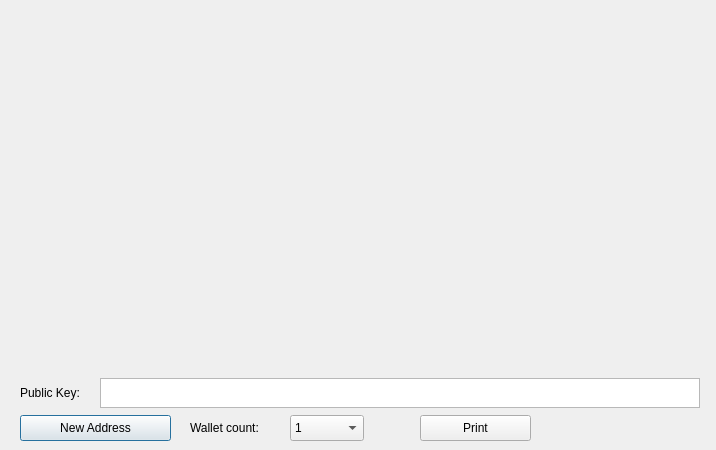
<?xml version="1.0" encoding="UTF-8"?>
<ui version="4.0">
 <class>PaperWalletDialog</class>
 <widget class="QDialog" name="PaperWalletDialog">
  <property name="geometry">
   <rect>
    <x>0</x>
    <y>0</y>
    <width>716</width>
    <height>450</height>
   </rect>
  </property>
  <property name="windowTitle">
   <string>Print Your Paper Wallets</string>
  </property>
  <widget class="QLabel" name="privateKeyQRCode">
   <property name="geometry">
    <rect>
     <x>524</x>
     <y>159</y>
     <width>149</width>
     <height>149</height>
    </rect>
   </property>
   <property name="text">
    <string/>
   </property>
   <property name="scaledContents">
    <bool>true</bool>
   </property>
  </widget>
  <widget class="QLabel" name="addressQRCode">
   <property name="geometry">
    <rect>
     <x>47</x>
     <y>86</y>
     <width>120</width>
     <height>120</height>
    </rect>
   </property>
   <property name="text">
    <string/>
   </property>
   <property name="scaledContents">
    <bool>true</bool>
   </property>
  </widget>
  <widget class="QPushButton" name="getNewAddress">
   <property name="geometry">
    <rect>
     <x>20</x>
     <y>415</y>
     <width>151</width>
     <height>26</height>
    </rect>
   </property>
   <property name="text">
    <string>New Address</string>
   </property>
   <property name="icon">
    <iconset resource="../bitcoin.qrc">
     <normaloff>:/icons/add</normaloff>:/icons/add</iconset>
   </property>
  </widget>
  <widget class="QLabel" name="paperTemplate">
   <property name="geometry">
    <rect>
     <x>20</x>
     <y>10</y>
     <width>675</width>
     <height>362</height>
    </rect>
   </property>
   <property name="text">
    <string notr="true"/>
   </property>
   <property name="pixmap">
    <pixmap resource="../bitcoin.qrc">:/icons/paper_wallet</pixmap>
   </property>
  </widget>
  <widget class="VerticalLabel" name="addressText">
   <property name="geometry">
    <rect>
     <x>212</x>
     <y>20</y>
     <width>31</width>
     <height>341</height>
    </rect>
   </property>
   <property name="font">
    <font>
     <family>Monospace</family>
     <pointsize>12</pointsize>
     <weight>75</weight>
     <italic>false</italic>
     <bold>true</bold>
    </font>
   </property>
   <property name="text">
    <string/>
   </property>
   <property name="alignment">
    <set>Qt::AlignCenter</set>
   </property>
   <property name="textInteractionFlags">
    <set>Qt::TextSelectableByKeyboard|Qt::TextSelectableByMouse</set>
   </property>
  </widget>
  <widget class="VerticalLabel" name="privateKeyText">
   <property name="geometry">
    <rect>
     <x>500</x>
     <y>10</y>
     <width>31</width>
     <height>361</height>
    </rect>
   </property>
   <property name="font">
    <font>
     <family>Monospace</family>
     <pointsize>8</pointsize>
     <weight>50</weight>
     <italic>false</italic>
     <bold>false</bold>
    </font>
   </property>
   <property name="text">
    <string/>
   </property>
   <property name="scaledContents">
    <bool>true</bool>
   </property>
   <property name="alignment">
    <set>Qt::AlignCenter</set>
   </property>
   <property name="textInteractionFlags">
    <set>Qt::TextSelectableByKeyboard|Qt::TextSelectableByMouse</set>
   </property>
  </widget>
  <widget class="QPushButton" name="printButton">
   <property name="geometry">
    <rect>
     <x>420</x>
     <y>415</y>
     <width>111</width>
     <height>26</height>
    </rect>
   </property>
   <property name="text">
    <string>Print</string>
   </property>
   <property name="icon">
    <iconset resource="../bitcoin.qrc">
     <normaloff>:/icons/receiving_addresses</normaloff>:/icons/receiving_addresses</iconset>
   </property>
  </widget>
  <widget class="QDialogButtonBox" name="buttonBox">
   <property name="geometry">
    <rect>
     <x>610</x>
     <y>415</y>
     <width>81</width>
     <height>26</height>
    </rect>
   </property>
   <property name="standardButtons">
    <set>QDialogButtonBox::NoButton</set>
   </property>
   <property name="centerButtons">
    <bool>true</bool>
   </property>
  </widget>
  <widget class="QLabel" name="label">
   <property name="geometry">
    <rect>
     <x>190</x>
     <y>415</y>
     <width>91</width>
     <height>26</height>
    </rect>
   </property>
   <property name="text">
    <string>Wallet count:</string>
   </property>
  </widget>
  <widget class="QComboBox" name="walletCount">
   <property name="geometry">
    <rect>
     <x>290</x>
     <y>415</y>
     <width>74</width>
     <height>26</height>
    </rect>
   </property>
   <property name="editable">
    <bool>false</bool>
   </property>
   <item>
    <property name="text">
     <string>1</string>
    </property>
   </item>
   <item>
    <property name="text">
     <string>2</string>
    </property>
   </item>
   <item>
    <property name="text">
     <string>3</string>
    </property>
   </item>
   <item>
    <property name="text">
     <string>4</string>
    </property>
   </item>
   <item>
    <property name="text">
     <string>5</string>
    </property>
   </item>
   <item>
    <property name="text">
     <string>6</string>
    </property>
   </item>
   <item>
    <property name="text">
     <string>7</string>
    </property>
   </item>
   <item>
    <property name="text">
     <string>8</string>
    </property>
   </item>
   <item>
    <property name="text">
     <string>9</string>
    </property>
   </item>
   <item>
    <property name="text">
     <string>10</string>
    </property>
   </item>
   <item>
    <property name="text">
     <string>11</string>
    </property>
   </item>
   <item>
    <property name="text">
     <string>12</string>
    </property>
   </item>
  </widget>
  <widget class="QTextEdit" name="publicKey">
   <property name="geometry">
    <rect>
     <x>100</x>
     <y>378</y>
     <width>600</width>
     <height>30</height>
    </rect>
   </property>
   <property name="undoRedoEnabled">
    <bool>false</bool>
   </property>
   <property name="readOnly">
    <bool>true</bool>
   </property>
   <property name="html">
    <string>&lt;!DOCTYPE HTML PUBLIC &quot;-//W3C//DTD HTML 4.0//EN&quot; &quot;http://www.w3.org/TR/REC-html40/strict.dtd&quot;&gt;
&lt;html&gt;&lt;head&gt;&lt;meta name=&quot;qrichtext&quot; content=&quot;1&quot; /&gt;&lt;style type=&quot;text/css&quot;&gt;
p, li { white-space: pre-wrap; }
&lt;/style&gt;&lt;/head&gt;&lt;body style=&quot; font-family:'Sans Serif'; font-size:9pt; font-weight:400; font-style:normal;&quot;&gt;
&lt;p style=&quot;-qt-paragraph-type:empty; margin-top:0px; margin-bottom:0px; margin-left:0px; margin-right:0px; -qt-block-indent:0; text-indent:0px;&quot;&gt;&lt;br /&gt;&lt;/p&gt;&lt;/body&gt;&lt;/html&gt;</string>
   </property>
   <property name="acceptRichText">
    <bool>false</bool>
   </property>
  </widget>
  <widget class="QLabel" name="label_2">
   <property name="geometry">
    <rect>
     <x>20</x>
     <y>380</y>
     <width>91</width>
     <height>26</height>
    </rect>
   </property>
   <property name="text">
    <string>Public Key:</string>
   </property>
  </widget>
  <zorder>getNewAddress</zorder>
  <zorder>paperTemplate</zorder>
  <zorder>addressQRCode</zorder>
  <zorder>privateKeyQRCode</zorder>
  <zorder>addressText</zorder>
  <zorder>privateKeyText</zorder>
  <zorder>printButton</zorder>
  <zorder>buttonBox</zorder>
  <zorder>label</zorder>
  <zorder>walletCount</zorder>
  <zorder>publicKey</zorder>
  <zorder>label_2</zorder>
 </widget>
 <customwidgets>
  <customwidget>
   <class>VerticalLabel</class>
   <extends>QLabel</extends>
   <header>verticallabel.h</header>
  </customwidget>
 </customwidgets>
 <resources>
  <include location="../bitcoin.qrc"/>
 </resources>
 <connections>
  <connection>
   <sender>buttonBox</sender>
   <signal>rejected()</signal>
   <receiver>PaperWalletDialog</receiver>
   <slot>close()</slot>
   <hints>
    <hint type="sourcelabel">
     <x>650</x>
     <y>408</y>
    </hint>
    <hint type="destinationlabel">
     <x>357</x>
     <y>214</y>
    </hint>
   </hints>
  </connection>
 </connections>
</ui>
